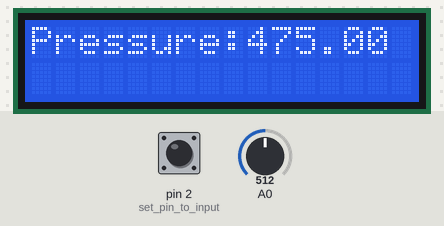
This sketch was run on a simulated Arduino Uno, built with avr-gcc and run on an emulated ATmega328P. On the bench: 16×2 character LCD. The inputs (shaded band) are chosen by the test bench; at power-on: A0 = 512, pin 2 (set_pin_to_input) HIGH. What the sketch prints to the serial monitor is not drawn.

Above: at 1.9 s.
2.0 s: A0 set to 133
At 3.7 s:
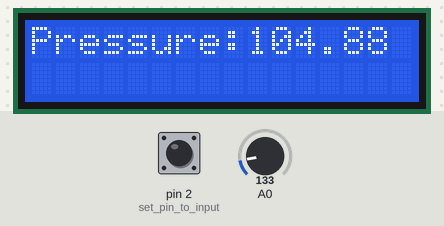
4.0 s: A0 set to 119
At 5.9 s:
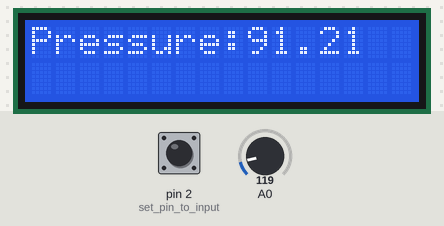
6.6 s: A0 set to 0
At 9.0 s:
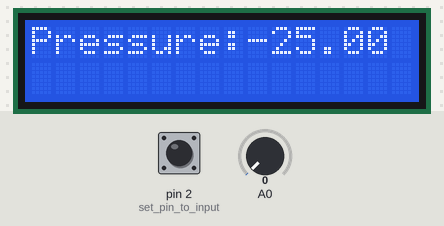
Timing chart, 0 to 10.5 s (numbered marks = the images above; inputs shaded):
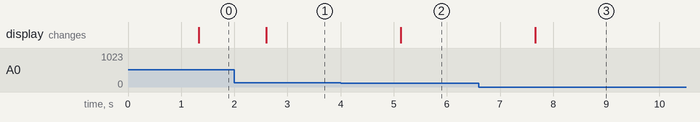

Measured:
- after the input at 2.0 s, the display: changes after 0.60 s (image 1)
- after the input at 4.0 s, the display: changes after 1.1 s (image 2)
- after the input at 6.6 s, the display: changes after 1.1 s (image 3)

The sketch:

sketch_mar28c.ino
```cpp
#include <LiquidCrystal_I2C.h>
#define DISPLAY_W 16

LiquidCrystal_I2C lcd(0x27,DISPLAY_W,2);


float pressure;
float revolutions=0;
int rpm=0; // max value 32,767 16 bit
long  startTime=0;
long  elapsedTime;

void setup() {
  pinMode(A0, INPUT_PULLUP);
  pinMode(2, INPUT_PULLUP);           // set pin to input
    lcd.begin();
    lcd.backlight();
    lcd.setCursor(0,0);
    //lcd.print("Pressure :");

  Serial.begin(9600);
}

void loop() {
 revolutions=0; rpm=0;
startTime=millis();
attachInterrupt(digitalPinToInterrupt(2),interruptFunction,RISING);
delay(1000);
detachInterrupt(2);
/*
if(revolutions>0)
{
  rpm=(max(1, revolutions) * 60000) / elapsedTime;        //calculates rpm
}
*/


  pressure = (analogRead(A0) * 2500.0 / 2560) -25 ; //convert A/D reading directly to pressure
  Serial.print(pressure, 1);
  Serial.println(" PSI");
  delay(250);

  lcd.setCursor(0,0);
String outMsg = String("Pressure:") + pressure;
fillMessage2DisplayWidth(outMsg);
lcd.print(outMsg);
Serial.println(outMsg);

/*
lcd.setCursor(0,2);
String outMsg0 = String("RPM :") + rpm;
fillMessage2DisplayWidth(outMsg0);
lcd.print(outMsg0);
Serial.println(outMsg0);
*/
}
void interruptFunction() //interrupt service routine
{
  revolutions++;
}

void fillMessage2DisplayWidth(String & message)
{
  if(message.length()<DISPLAY_W+1)
  {
    while(message.length()<DISPLAY_W)
    {
      message+=" ";
    }
     return;
  }
   //message is too wide for 1 line of the display, truncate it
    message = message.substring(0, DISPLAY_W-1);
}
```
